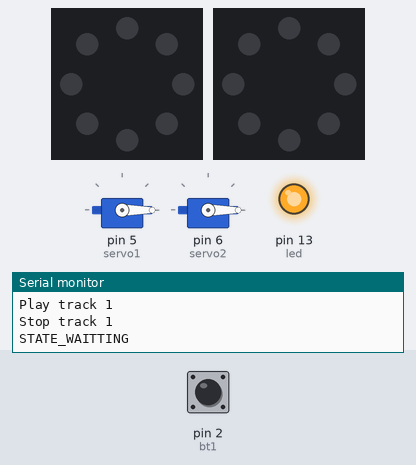
This sketch was run on a simulated Arduino Uno, built with avr-gcc and run on an emulated ATmega328P. Parts: 2 × 8 RGB LEDs in a ring, first at the top, clockwise, 2 × servo, output pins drawn as LEDs (lit = HIGH), the last lines printed to the serial monitor. The test bench sets the inputs (shaded band); at power-on: pin 2 (bt1) HIGH. Dim RGB values are drawn brighter than linear.

Above: at 0.8 s.
0.9 s: pin 2 (bt1) pulled LOW for 0.15 s
At 3.4 s:
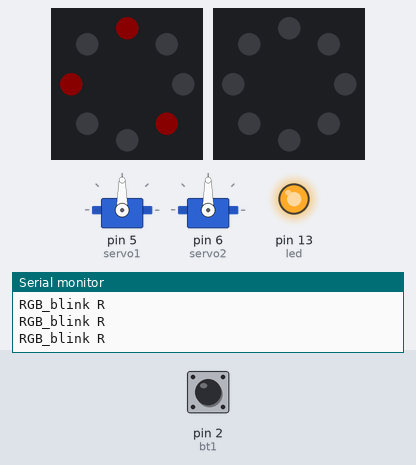
3.5 s: pin 2 (bt1) pulled LOW for 1 s
At 4.83 s:
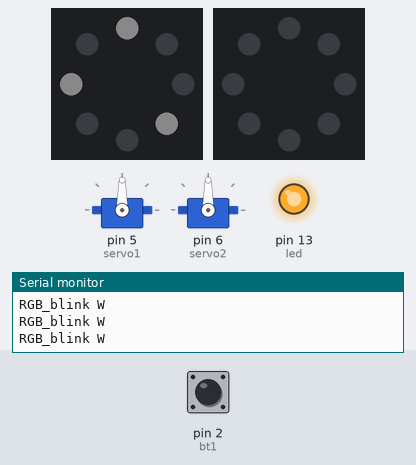
At 11.1 s:
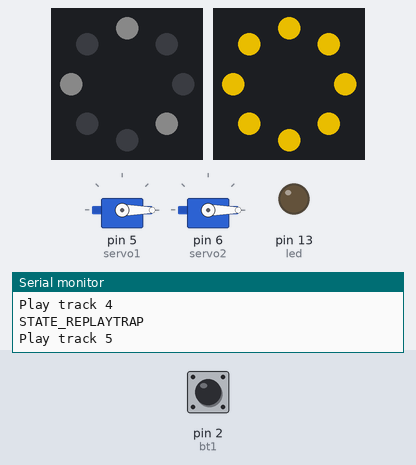
Timing chart, 0 to 16.9 s (numbered marks = the images above; inputs shaded):
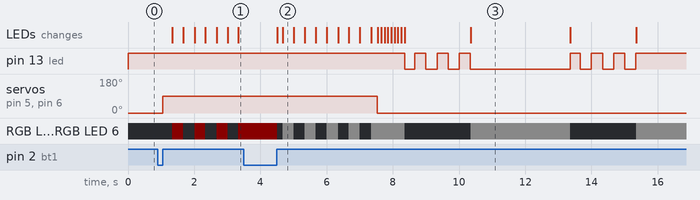

The sketch:

ghost_trap.ino
```cpp
#include <Servo.h>

#include <Adafruit_NeoPixel.h>
#ifdef __AVR__
#include <avr/power.h> // Required for 16 MHz Adafruit Trinket
#endif

#define ringNeo 8
#define ringNUMPIXELS 8
Adafruit_NeoPixel ringPixels(ringNUMPIXELS, ringNeo, NEO_GRB + NEO_KHZ800);

#define barNeo 9
#define barNUMPIXELS 8
Adafruit_NeoPixel barPixels(barNUMPIXELS, barNeo, NEO_GRB + NEO_KHZ800);

Servo servo1;
Servo servo2;

#define STATE_INIT 0
#define STATE_STARTUP 1
#define STATE_WAITTING 2
#define STATE_OPENTRAP 3
#define STATE_CLOSETRAP 4
#define STATE_PROCESSTRAP 5
#define STATE_REPLAYTRAP 6

int led = 13;
int bt1 = 2;
byte currentState = STATE_INIT;

void setup() {
  // put your setup code here, to run once:
  Serial.begin(9600);
  ringPixels.begin();
  barPixels.begin();
  servo1.attach(5);
  servo2.attach(6);
  pinMode(led, OUTPUT);
  pinMode(bt1, INPUT_PULLUP);

  ring_pixels_off();
  bar_pixels_off();
  digitalWrite(led, HIGH);
  servo1.write(0);
  servo2.write(0);
  updateState(STATE_STARTUP);
}

void loop() {
  // put your main code here, to run repeatedly:

}

// ---------------------------
void updateState(byte aState)
{
  if (aState == currentState)
  {
    return;
  }

  // do state change
  switch (aState)
  {
    case STATE_STARTUP:
      Serial.println("STATE_STARTUP");
      digitalWrite(led, HIGH);
      playAudio(1);
      stopAudio(1);
      updateState(STATE_WAITTING);
      break;
    case STATE_WAITTING:
      Serial.println("STATE_WAITTING");
      while (true) {
        if (digitalRead(bt1) == 0) {
          while (digitalRead(bt1) == 0);
          updateState(STATE_OPENTRAP);
          break;
        }
      }
    case STATE_OPENTRAP:
      Serial.println("STATE_OPENTRAP");
      open_trap();
      break;
    case STATE_CLOSETRAP:
      Serial.println("STATE_CLOSETRAP");
      close_trap();
      break;
    case STATE_PROCESSTRAP:
      Serial.println("STATE_PROCESSTRAP");
      process_trap();
      break;
    case STATE_REPLAYTRAP:
      Serial.println("STATE_REPLAYTRAP");
      replay_process_trap();
      break;
  }

  currentState = aState;
}
//--------------------------------
void open_trap() {
  servo_on();

  playAudio(2);
  while (true) {
    RGB_blink("R");
    if (digitalRead(bt1) == 0) {
      while (digitalRead(bt1) == 0);
      stopAudio(2);
      updateState(STATE_CLOSETRAP);
      break;
    }
  }
}

void close_trap() {
  long t = millis();
  playAudio(3);
  while (millis() - t < 3000) {
    RGB_blink("W");
  }
  stopAudio(3);
  servo_off();
  bar_graph_fill();
  updateState(STATE_PROCESSTRAP);
}

void process_trap() {
  long t = millis();
  ring_pixels_off();
  playAudio(4);
  while (millis() - t < 2000) {
    led_blink();
  }
  updateState(STATE_REPLAYTRAP);
}

void replay_process_trap() {
  ring_pixels_on("W");
  playAudio(5);
  delay(3000);
  updateState(STATE_PROCESSTRAP);
}

////////////////////////////////

void servo_on() {
  Serial.println("servo_on");
  servo1.write(90);
  servo2.write(90);
}
void servo_off() {
  Serial.println("servo_off");
  servo1.write(0);
  servo2.write(0);
}

void led_blink() {
  if ((millis() * 3 / 1000) % 2 == 0) {
    digitalWrite(led, HIGH);
  } else {
    digitalWrite(led, LOW);
  }
}

void RGB_blink(char *c) {
  Serial.print("RGB_blink ");
  Serial.println(c);
  if ((millis() * 3 / 1000) % 2 == 0) {
    ring_pixels_on(c);
  } else {
    ring_pixels_off();
  }
}
void ring_pixels_off() {
  ringPixels.clear();
  for (int i = 0; i < ringNUMPIXELS; i++)
  {
    ringPixels.setPixelColor(i, 0, 0, 0);
  }
  ringPixels.show();
}
void ring_pixels_on(char *c) {
  int R = 0;
  int G = 0;
  int B = 0;
  if (c == "R") {
    R = 255;
  } else if (c == "G") {
    G = 255;
  } else if (c == "B") {
    B = 255;
  } else if (c == "W") {
    R = 255;
    G = 255;
    B = 255;
  }
  ringPixels.clear();
  ringPixels.setBrightness(10);
  ringPixels.setPixelColor(0, ringPixels.Color(R, G, B));
  ringPixels.setPixelColor(3, ringPixels.Color(R, G, B));
  ringPixels.setPixelColor(6, ringPixels.Color(R, G, B));
  ringPixels.show();
}

void bar_pixels_off() {
  barPixels.clear();
  for (int i = 0; i < barNUMPIXELS; i++)
  {
    barPixels.setPixelColor(i, 0, 0, 0);
  }
  barPixels.show();
}
void bar_pixels_on(int num) {
  barPixels.setPixelColor(num, 185, 150, 0);
  barPixels.show();
}

void bar_graph_fill() {
  Serial.println("bar_graph_fill");
  for (int i = 0; i < barNUMPIXELS; i++) {
    bar_pixels_on(i);
    delay(100);
  }
}

void playAudio(int track) {
  Serial.print("Play track ");
  Serial.println(track);
}
void stopAudio(int track) {
  Serial.print("Stop track ");
  Serial.println(track);
}
```

Measured:
- after the input at 0.9 s, servo on pin 5 (servo1), servo on pin 6 (servo2): 0° → 90° after 0.15 s; RGB LED 0, RGB LED 3, RGB LED 6: alternates RGB(10, 0, 0) for 0.34 s and off for 0.34 s, starting after 0.44 s; the LEDs: change after 0.44 s (image 1)
- after the input at 3.5 s, pin 13 (led): goes 3 × (LOW 0.31 s, HIGH 0.33 s), LOW 3.0 s, 3 × (HIGH 0.31 s, LOW 0.33 s), then HIGH, starting after 4.9 s; servo on pin 5 (servo1), servo on pin 6 (servo2): 90° → 0° after 4.0 s
